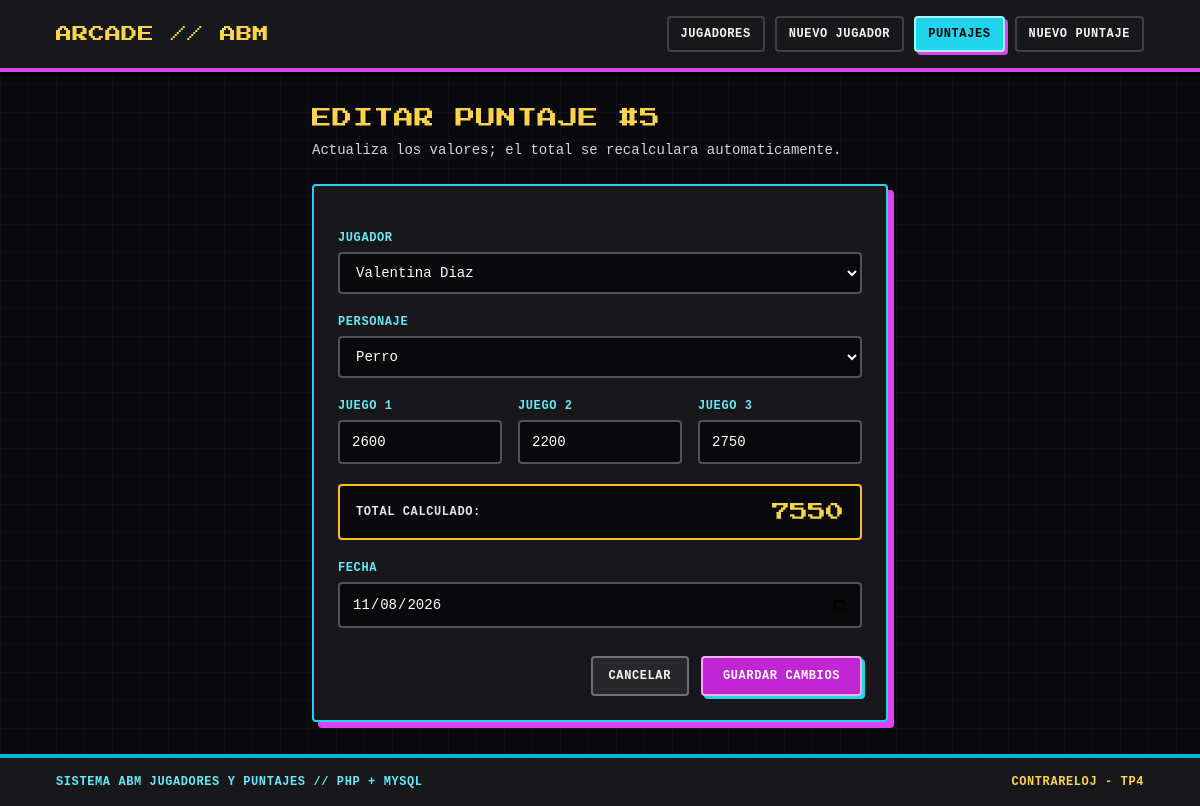
The app's page /puntajes_editar.php?id=5 with its own data.
### tables this page shows
CREATE TABLE IF NOT EXISTS puntajes (
    id_puntaje INT AUTO_INCREMENT PRIMARY KEY,
    id_jugador INT NOT NULL,
    personaje ENUM('perro', 'gato', 'persona') NOT NULL DEFAULT 'persona',
    puntaje_juego_1 INT NOT NULL DEFAULT 0,
    puntaje_juego_2 INT NOT NULL DEFAULT 0,
    puntaje_juego_3 INT NOT NULL DEFAULT 0,
    total INT NOT NULL,
    fecha DATE NOT NULL,
    CONSTRAINT fk_puntajes_jugador
        FOREIGN KEY (id_jugador)
        REFERENCES jugadores(id_jugador)
        ON DELETE CASCADE
        ON UPDATE CASCADE
);

CREATE TABLE IF NOT EXISTS jugadores (
    id_jugador INT AUTO_INCREMENT PRIMARY KEY,
    nombre VARCHAR(100) NOT NULL,
    alias VARCHAR(50) NOT NULL,
    edad INT NOT NULL,
    fecha DATE NOT NULL
);

### conexion.php (called while the page is built, shortened)
<?php
function limpiar_texto(?string $texto): string
{
    return htmlspecialchars((string) $texto, ENT_QUOTES, 'UTF-8');
}
function lista_personajes(): array
{
    return ['perro', 'gato', 'persona'];
}

### puntajes_editar.php (the view, shortened to what this page needs)
<?php
require_once __DIR__ . '/conexion.php';
$pdo = obtener_conexion();
$id_puntaje = filter_input(INPUT_GET, 'id', FILTER_VALIDATE_INT);
$stmt = $pdo->prepare(
    'SELECT id_puntaje, id_jugador, personaje, puntaje_juego_1, puntaje_juego_2, puntaje_juego_3, total, fecha
     FROM puntajes WHERE id_puntaje = :id'
);
$stmt->execute([':id' => $id_puntaje]);
$puntaje = $stmt->fetch();
$jugadores = $pdo->query('SELECT id_jugador, nombre FROM jugadores ORDER BY nombre ASC')->fetchAll();
$id_jugador = (int) $puntaje['id_jugador'];
$personaje = $puntaje['personaje'];
$p1 = (string) $puntaje['puntaje_juego_1'];
$p2 = (string) $puntaje['puntaje_juego_2'];
$p3 = (string) $puntaje['puntaje_juego_3'];
$fecha = $puntaje['fecha'];
require_once __DIR__ . '/templates/header.php';
require_once __DIR__ . '/templates/nav.php';
?>
<div class="max-w-xl mx-auto">
    <div class="mb-6">
        <h1 class="font-arcade text-xl text-amber-300 tracking-wide">EDITAR PUNTAJE #<?php echo (int) $id_puntaje; ?></h1>
        <p class="text-sm text-zinc-300 mt-2">Actualiza los valores; el total se recalculara automaticamente.</p>
    </div>
    <form method="post" action="puntajes_editar.php" class="rounded border-2 border-cyan-400 bg-zinc-900 p-6 space-y-5 shadow-[6px_6px_0px_#d946ef]">
        <div>
            <label for="id_jugador" class="block text-xs font-bold uppercase tracking-wider text-cyan-300 mb-1.5">Jugador</label>
            <select
                id="id_jugador"
                name="id_jugador"
                required
                class="w-full rounded border-2 border-zinc-600 bg-zinc-950 px-3 py-2.5 text-sm text-white focus:border-cyan-400 focus:outline-none"
            >
                <?php foreach ($jugadores as $jug): ?>
                    <option value="<?php echo (int) $jug['id_jugador']; ?>" <?php echo ((int) $jug['id_jugador'] === $id_jugador) ? 'selected' : ''; ?>>
                        <?php echo limpiar_texto($jug['nombre']); ?>
                    </option>
                <?php endforeach; ?>
            </select>
        </div>
        <div>
            <label for="personaje" class="block text-xs font-bold uppercase tracking-wider text-cyan-300 mb-1.5">Personaje</label>
            <select
                id="personaje"
                name="personaje"
                required
                class="w-full rounded border-2 border-zinc-600 bg-zinc-950 px-3 py-2.5 text-sm text-white focus:border-cyan-400 focus:outline-none"
            >
                <?php foreach (lista_personajes() as $opcion): ?>
                    <option value="<?php echo limpiar_texto($opcion); ?>" <?php echo ($opcion === $personaje) ? 'selected' : ''; ?>>
                        <?php echo limpiar_texto(ucfirst($opcion)); ?>
                    </option>
                <?php endforeach; ?>
            </select>
        </div>
        <div class="grid grid-cols-1 sm:grid-cols-3 gap-4">
            <div>
                <label for="puntaje_juego_1" class="block text-xs font-bold uppercase tracking-wider text-cyan-300 mb-1.5">Juego 1</label>
                <input
                    type="number"
                    id="puntaje_juego_1"
                    name="puntaje_juego_1"
                    min="0"
                    required
                    value="<?php echo limpiar_texto($p1); ?>"
                    class="w-full rounded border-2 border-zinc-600 bg-zinc-950 px-3 py-2.5 text-sm text-white focus:border-cyan-400 focus:outline-none"
                >
            </div>
            <div>
                <label for="puntaje_juego_2" class="block text-xs font-bold uppercase tracking-wider text-cyan-300 mb-1.5">Juego 2</label>
                <input
                    type="number"
                    id="puntaje_juego_2"
                    name="puntaje_juego_2"
                    min="0"
                    required
                    value="<?php echo limpiar_texto($p2); ?>"
                    class="w-full rounded border-2 border-zinc-600 bg-zinc-950 px-3 py-2.5 text-sm text-white focus:border-cyan-400 focus:outline-none"
                >
            </div>
            <div>
                <label for="puntaje_juego_3" class="block text-xs font-bold uppercase tracking-wider text-cyan-300 mb-1.5">Juego 3</label>
                <input
                    type="number"
                    id="puntaje_juego_3"
                    name="puntaje_juego_3"
                    min="0"
                    required
                    value="<?php echo limpiar_texto($p3); ?>"
                    class="w-full rounded border-2 border-zinc-600 bg-zinc-950 px-3 py-2.5 text-sm text-white focus:border-cyan-400 focus:outline-none"
                >
            </div>
        </div>
        <div class="rounded border-2 border-amber-400 bg-zinc-950 px-4 py-3 flex items-center justify-between">
            <span class="text-xs font-bold uppercase tracking-wider text-zinc-200">Total calculado:</span>
            <span id="total_preview" class="font-arcade text-lg text-amber-300 tabular-nums">0</span>
        </div>
        <div>
            <label for="fecha" class="block text-xs font-bold uppercase tracking-wider text-cyan-300 mb-1.5">Fecha</label>
            <input
                type="date"
                id="fecha"
                name="fecha"
                required
                value="<?php echo limpiar_texto($fecha); ?>"
                class="w-full rounded border-2 border-zinc-600 bg-zinc-950 px-3 py-2.5 text-sm text-white focus:border-cyan-400 focus:outline-none"
            >
        </div>
        <div class="flex items-center justify-end gap-3 pt-2">
            <a href="puntajes.php" class="rounded border-2 border-zinc-500 bg-zinc-800 px-4 py-2.5 text-xs font-bold uppercase tracking-wider text-zinc-100 hover:bg-zinc-700 transicion-suave">
                Cancelar
            </a>
            <button type="submit" class="rounded border-2 border-fuchsia-300 bg-fuchsia-600 px-5 py-2.5 text-xs font-bold uppercase tracking-wider text-white shadow-[3px_3px_0px_#22d3ee] hover:bg-fuchsia-500 transicion-suave">
                Guardar Cambios
            </button>
        </div>
    </form>
</div>
<?php require_once __DIR__ . '/templates/footer.php'; ?>

### css/estilos.css (style rules this page uses)
.font-arcade { font-family: 'Press Start 2P', monospace; }
.arcade-fondo { background-image: linear-gradient(to right, rgba(34, 211, 238, 0.05) 1px, transparent 1px), linear-gradient(to bottom, rgba(217, 70, 239, 0.05) 1px, transparent 1px); background-size: 28px 28px; }
.tabular-nums { font-variant-numeric: tabular-nums; }
.transicion-suave { transition: background-color 0.15s ease-in-out, border-color 0.15s ease-in-out, color 0.15s ease-in-out, transform 0.1s ease-in-out; }

### records on screen
puntajes: id_jugador "Valentina Diaz", personaje "Perro", puntaje_juego_1 "2600", puntaje_juego_2 "2200", puntaje_juego_3 "2750", fecha "11/08/2026"

### other values on screen
$id_puntaje "5"
